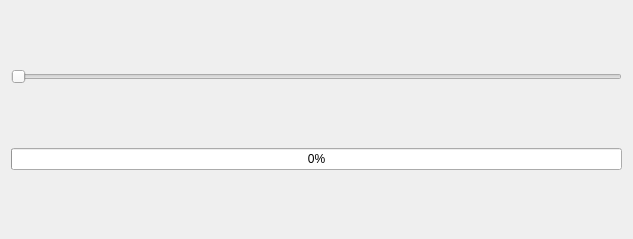
<?xml version="1.0" encoding="UTF-8"?>
<ui version="4.0">
 <class>Widget</class>
 <widget class="QWidget" name="Widget">
  <property name="geometry">
   <rect>
    <x>0</x>
    <y>0</y>
    <width>633</width>
    <height>239</height>
   </rect>
  </property>
  <property name="windowTitle">
   <string>Widget</string>
  </property>
  <layout class="QVBoxLayout" name="verticalLayout">
   <item>
    <widget class="QSlider" name="horizontalSlider">
     <property name="minimum">
      <number>1</number>
     </property>
     <property name="maximum">
      <number>100</number>
     </property>
     <property name="orientation">
      <enum>Qt::Horizontal</enum>
     </property>
    </widget>
   </item>
   <item>
    <widget class="QProgressBar" name="progressBar">
     <property name="minimum">
      <number>1</number>
     </property>
     <property name="value">
      <number>1</number>
     </property>
    </widget>
   </item>
  </layout>
 </widget>
 <resources/>
 <connections/>
</ui>
